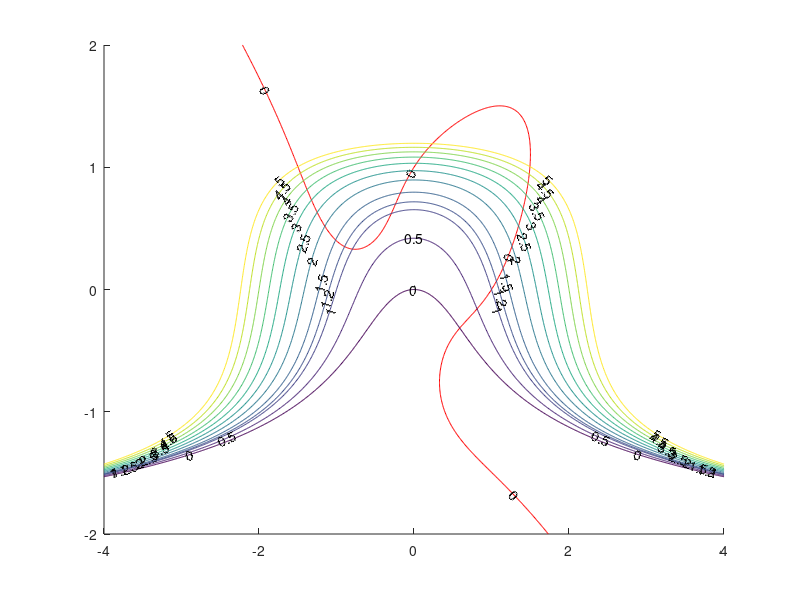

MATLAB code for this plot: (Note: this script raises an error after producing the figure.)
figure; hold on;

f1 = @(x,y) x.^5 + y.^5 - 5.*x.*y - 1;
f2 = @(x,y) x.^2 + y .* exp(y.^2);

[X, Y] = meshgrid(-4:0.01:4, -2:0.01:2);
Z = f1(X,Y);
contour(X, Y, Z, [0,0], 'ShowText','on','LineColor','r');
Z = f2(X,Y);
contour(X, Y, Z, 0:0.5:5, 'ShowText','on');
contour(X, Y, Z, [1.2,1.2], 'ShowText','on');

x0 = [-0.9;0.35]; % priblizna vrednost pobrana iz grafa
out = newt(x0, 10^-8, 50);
x1 = out(:, end)
plot(out(1,:), out(2,:), 'm');
plot(x1(1), x1(2), 'ro');

x0 = [-0.25;0.7]; % priblizna vrednost pobrana iz grafa
out = newt(x0, 10^-8, 50);
x2 = out(:, end)
plot(out(1,:), out(2,:), 'm');
plot(x2(1), x2(2), 'ro');

x0 = [1.1;0.1]; % priblizna vrednost pobrana iz grafa
out = newt(x0, 10^-8, 50);
x3 = out(:, end)
plot(out(1,:), out(2,:), 'm');
plot(x3(1), x3(2), 'ro');


function out = f(in)
    x = in(1);
    y = in(2);
    
    out = [x.^5 + y.^5 - 5.*x.*y - 1; 
           x.^2 + y .* exp(y.^2) - 1.2];
end

function out = J(in)
    x = in(1);
    y = in(2);

    out = [ 5.*x^4 - 5.*y,  5.*y^4 - 5.*x;
            2.*x,  (2*y^2+1).* exp(y.^2)];
end

function [it, n] = newt(x0, tol, maxiter)
    it = zeros(size(x0,1), maxiter);
    it(:,1) = x0;

    for n = 1:maxiter
        dit = linsolve(J(it(:,n)),-f(it(:,n)));
        it(:,n+1) = it(:,n) + dit;
        if abs(norm(it(:,n+1),2)-norm(it(:,n),2)) < tol
            it = it(:,1:n+1);
            return
        end
    end
    warning('Napaka - najvecje dovoljeno stevilo korakov');
end
